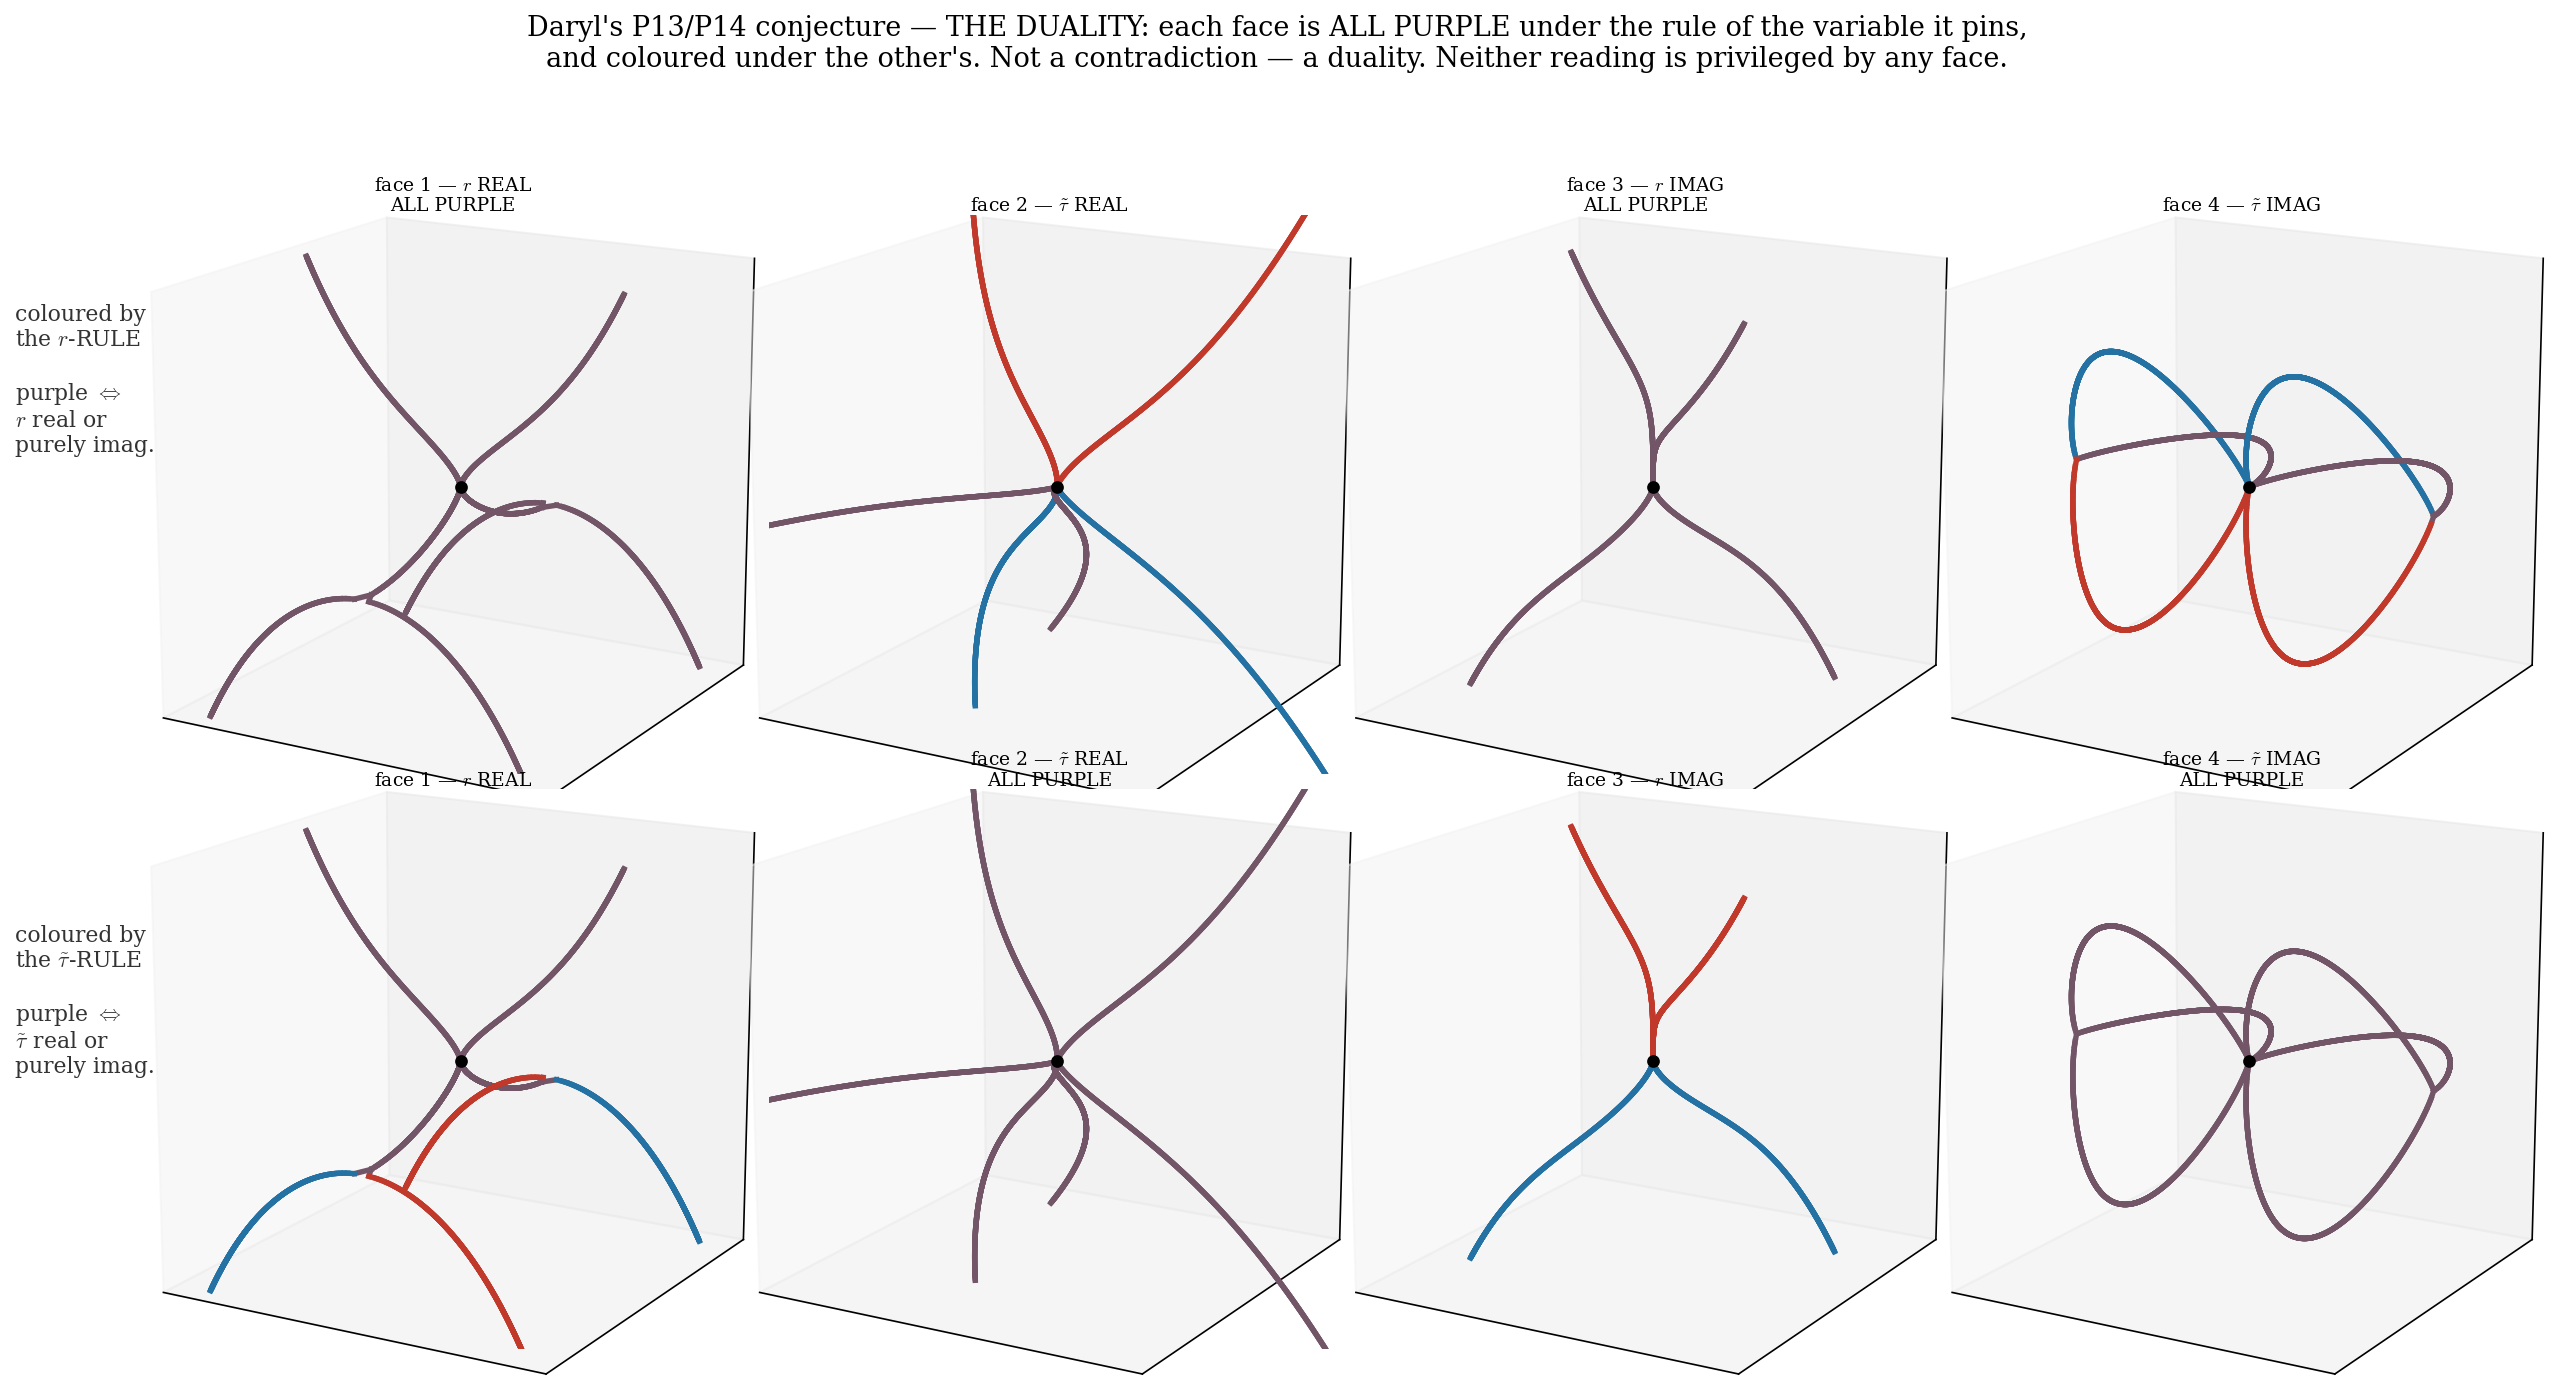

This chart was generated by the following Python code:
"""DARYL'S P13/P14 CONJECTURE -- THE DUALITY (r1081, Daryl's call, verified).

The colouring rule has TWO readings, and they are DUAL:
    r-RULE     : purple <=> arg r    is a multiple of 90  <=>  r    is real or purely imaginary
    tau~-RULE  : purple <=> arg tau~ is a multiple of 90  <=>  tau~ is real or purely imaginary
and colour otherwise by quadrant: Q1,Q3 blue ; Q2,Q4 red.

EACH FACE IS PINNED IN ONE VARIABLE -- and is therefore ALL PURPLE under THAT variable's rule and
COLOURED under the other's:

                        r-RULE                        tau~-RULE
    face 1  r REAL      ALL PURPLE                    coloured (purple where tau~ hits an axis)
    face 3  r IMAG      ALL PURPLE                    coloured
    face 2  tau~ REAL   coloured (purple at arg r=0)   ALL PURPLE
    face 4  tau~ IMAG   coloured (purple at arg r=180) ALL PURPLE

That is the whole of the "conflict" flagged at r1080: not a contradiction, a DUALITY. A face pinned in
r cannot see r's quadrants (it has none), so it reads colour off tau~ -- and vice versa. Each face is
blind to exactly the variable it fixed. NEITHER READING IS PRIVILEGED BY ANY FACE.

*** AND THAT IS PRECISELY WHY [6*] CANNOT BE SETTLED ON A FACE. *** The object is C_r x C_tau~; a
slice that pins a variable destroys that variable's colour information by construction. Only the full
4-D object can say whether the r-rule, the tau~-rule, or their combination is the geometry's.
STATUS: A CONJECTURE. THE RHYME STAYS A RHYME until A3 works it whole.
"""
import numpy as np, matplotlib; matplotlib.use('Agg'); import matplotlib.pyplot as plt
import matplotlib.colors as mc
from mpl_toolkits.mplot3d import Axes3D  # noqa
plt.rcParams.update({'font.family':'serif','font.size':11,'mathtext.fontset':'cm'})
BLUE, RED = '#2471a3', '#c0392b'
PURPLE = tuple((np.array(mc.to_rgb(RED)) + np.array(mc.to_rgb(BLUE)))/2)
A = 2**(1/3)/np.sqrt(3); rmax = 2.4; EPS = 1e-9

def colour_of(z):
    """Daryl's rule on one complex plane: on an axis -> purple ; Q1,Q3 -> blue ; Q2,Q4 -> red."""
    x, y = z.real, z.imag
    if abs(x) < 1e-6 or abs(y) < 1e-6: return PURPLE          # on an axis: two-in-one
    return BLUE if x*y > 0 else RED

def seg(ax, T, R, xs, ys, zs, rule):
    """draw one branch, colouring each point by the chosen rule (r or tau~)."""
    C = [colour_of(R[i] if rule=='r' else T[i]) for i in range(len(xs))]
    for i in range(len(xs)-1):
        ax.plot(xs[i:i+2], ys[i:i+2], zs[i:i+2], color=C[i], lw=2.6)

def fmt(ax, title, xlim, ylim, zlim):
    ax.scatter([0],[0],[0], color='k', s=26, zorder=10)
    ax.set_xlim(*xlim); ax.set_ylim(*ylim); ax.set_zlim(*zlim)
    ax.set_xticks([]); ax.set_yticks([]); ax.set_zticks([])
    ax.view_init(elev=16, azim=-60); ax.set_box_aspect((1,1,1), zoom=1.30)
    ax.set_title(title, fontsize=9, pad=-16)

# ---- branch generators: each returns list of (T array, R array, x, y, z) ----
def face1():
    out=[]; rp=np.linspace(1e-4,rmax,240); sx=np.array([(2/3)*np.arcsinh((r/A)**1.5) for r in rp])
    rn=np.linspace(-1e-4,-rmax,300)
    def wing(r):
        u=abs(r/A)**1.5
        return (0.0,(2/3)*np.arcsin(u)) if u<=1 else ((2/3)*np.arccosh(u), np.pi/3)
    W=np.array([wing(r) for r in rn]); wx,wy=W[:,0],W[:,1]
    for ex,ey in [(+1,+1),(-1,+1),(-1,-1),(+1,-1)]:
        T=ex*wx+1j*ey*wy; R=rn+0j; out.append((T,R,ex*wx,ey*wy,rn))
    for e in (+1,-1):
        T=e*sx+0j; R=rp+0j; out.append((T,R,e*sx,0*rp,rp))
    return out, (2,-2),(1.2,-1.2),(-rmax,rmax)
def face2():
    out=[]
    for t in (np.linspace(1e-4,2.0,240), np.linspace(-2.0,-1e-4,240)):
        for k in range(3):
            R=A*np.abs(np.sinh(1.5*t))**(2/3)*np.exp(2j*np.pi*k/3); T=t+0j
            out.append((T,R,t,R.real,R.imag))
    return out, (2,-2),(1.9,-1.9),(-1.9,1.9)
def face4():
    out=[]
    for s in (np.linspace(1e-4,2*np.pi/3,300), np.linspace(-2*np.pi/3,-1e-4,300)):
        for d in (60,180,300):
            R=A*np.abs(np.sin(1.5*s))**(2/3)*np.exp(1j*np.deg2rad(d)); T=1j*s
            out.append((T,R,s,R.real,R.imag))
    return out, (2.2,-2.2),(0.95,-0.95),(-0.95,0.95)
def face3():
    out=[]
    def tau_of_y(y,sg):
        u=(abs(y)/A)**1.5; z=sg*u*np.exp(-1j*np.pi/4) if y>0 else sg*u*np.exp(+1j*np.pi/4)
        return (2/3)*np.arcsinh(z)
    for sg in (+1,-1):
        for ys in (np.linspace(1e-4,1.8,240), np.linspace(-1.8,-1e-4,240)):
            T=np.array([tau_of_y(y,sg) for y in ys]); R=1j*ys
            out.append((T,R,T.real,T.imag,ys))
    return out, (1.9,-1.9),(1.1,-1.1),(-1.9,1.9)

FACES=[('face 1 — $r$ REAL', face1), ('face 2 — $\\tilde\\tau$ REAL', face2),
       ('face 3 — $r$ IMAG', face3), ('face 4 — $\\tilde\\tau$ IMAG', face4)]
fig = plt.figure(figsize=(17.0, 9.2))
for row, rule in enumerate(['r','tau']):
    for col_i,(nm,fn) in enumerate(FACES):
        ax = fig.add_subplot(2,4,row*4+col_i+1, projection='3d')
        branches, xl, yl, zl = fn()
        for T,R,x,y,z in branches:
            T = np.atleast_1d(T)*np.ones(len(np.atleast_1d(x))); R = np.atleast_1d(R)*np.ones(len(np.atleast_1d(x)))
            seg(ax, T, R, np.atleast_1d(x)*np.ones(len(T)), np.atleast_1d(y)*np.ones(len(T)), np.atleast_1d(z), rule)
        allp = ('ALL PURPLE' if ((rule=='r' and col_i in (0,2)) or (rule=='tau' and col_i in (1,3))) else '')
        fmt(ax, nm + ('\n' + allp if allp else ''), xl, yl, zl)
fig.text(0.005, 0.72, 'coloured by\nthe $r$-RULE\n\npurple $\\Leftrightarrow$\n$r$ real or\npurely imag.',
         fontsize=10.5, color='0.2', va='center')
fig.text(0.005, 0.27, 'coloured by\nthe $\\tilde\\tau$-RULE\n\npurple $\\Leftrightarrow$\n$\\tilde\\tau$ real or\npurely imag.',
         fontsize=10.5, color='0.2', va='center')
fig.suptitle("Daryl's P13/P14 conjecture — THE DUALITY: each face is ALL PURPLE under the rule of the variable it pins,\n"
             "and coloured under the other's. Not a contradiction — a duality. Neither reading is privileged by any face.",
             fontsize=13, y=0.985)
plt.tight_layout(rect=[0.055,0,1,0.93])
plt.savefig('daryl_p13p14_DUALITY.pdf', bbox_inches='tight')
plt.savefig('daryl_p13p14_DUALITY.png', dpi=150, bbox_inches='tight')
print('r-RULE   : faces 1 and 3 (r pinned) -> ALL PURPLE ; faces 2,4 coloured')
print('tau~-RULE: faces 2 and 4 (tau~ pinned) -> ALL PURPLE ; faces 1,3 coloured')
print('=> DUAL. Each face is blind to exactly the variable it fixed.')
